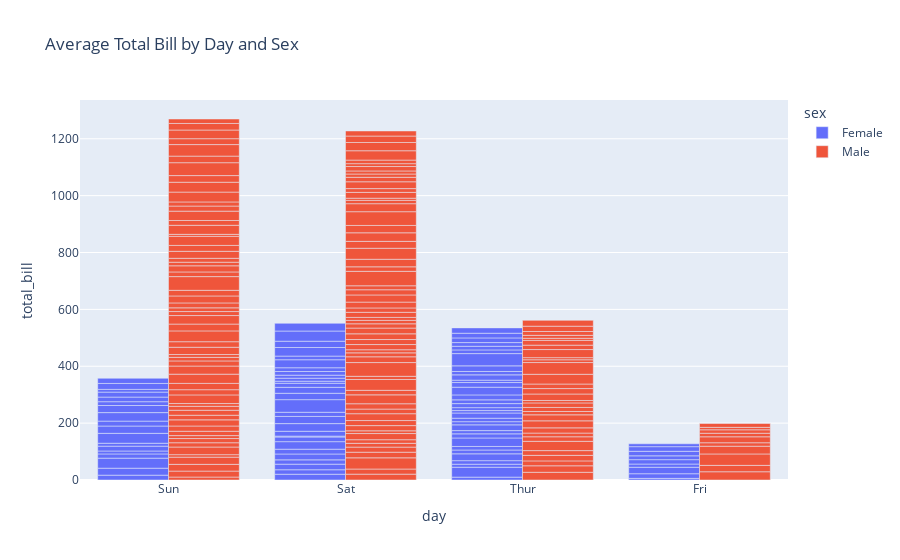

Here is the notebook cell this chart was saved with:
### Markdown cell above
#### Bar Chart

### Code cell
df_tips = px.data.tips()
fig = px.bar(df_tips, x="day", y="total_bill", color="sex", barmode="group",
             title="Average Total Bill by Day and Sex")
fig.show()

### Figure 1 — Plotly figure (JSON) as saved in the notebook; plotly's stock layout.template omitted (floating-point values rounded to 4 significant figures; data arrays with more than 128 entries replaced by an {"elided": "..."} marker saying what was removed)
{"data": [{"alignmentgroup": "True", "hovertemplate": "sex=Female<br>day=%{x}<br>total_bill=%{y}<extra></extra>", "legendgroup": "Female", "marker": {"color": "#636efa", "pattern": {"shape": ""}}, "name": "Female", "offsetgroup": "Female", "orientation": "v", "showlegend": true, "textposition": "auto", "type": "bar", "x": ["Sun", "Sun", "Sun", "Sun", "Sun", "Sun", "Sat", "Sat", "Sat", "Sat", "Sat", "Sat", "Sun", "Sun", "Sat", "Sat", "Sat", "Sat", "Sat", "Sat", "Sat", "Thur", "Thur", "Fri", "Fri", "Fri", "Fri", "Fri", "Sat", "Sat", "Sat", "Sat", "Sat", "Sun", "Sun", "Thur", "Thur", "Thur", "Thur", "Thur", "Thur", "Thur", "Thur", "Thur", "Thur", "Thur", "Thur", "Thur", "Thur", "Thur", "Thur", "Thur", "Thur", "Thur", "Thur", "Thur", "Thur", "Sun", "Sun", "Sun", "Sun", "Sun", "Sat", "Sat", "Sun", "Sun", "Sun", "Thur", "Thur", "Thur", "Thur", "Thur", "Thur", "Thur", "Sat", "Sat", "Sat", "Sat", "Sat", "Fri", "Fri", "Fri", "Fri", "Sat", "Sat", "Sat", "Thur"], "xaxis": "x", "y": [16.99, 24.59, 35.26, 14.83, 10.33, 16.97, 20.29, 15.77, 19.65, 15.06, 20.69, 16.93, 10.29, 34.81, 26.41, 16.45, 3.07, 17.07, 26.86, 25.28, 14.73, 10.07, 34.83, 5.75, 16.32, 22.75, 11.35, 15.38, 44.3, 22.42, 20.92, 14.31, 7.25, 25.71, 17.31, 10.65, 12.43, 24.08, 13.42, 12.48, 29.8, 14.52, 11.38, 20.27, 11.17, 12.26, 18.26, 8.51, 10.33, 14.15, 13.16, 17.47, 27.05, 16.43, 8.35, 18.64, 11.87, 29.85, 25.0, 13.39, 16.21, 17.51, 10.59, 10.63, 9.6, 20.9, 18.15, 19.81, 43.11, 13.0, 12.74, 13.0, 16.4, 16.47, 12.76, 13.27, 28.17, 12.9, 30.14, 13.42, 15.98, 16.27, 10.09, 22.12, 35.83, 27.18, 18.78], "yaxis": "y"}, {"alignmentgroup": "True", "hovertemplate": "sex=Male<br>day=%{x}<br>total_bill=%{y}<extra></extra>", "legendgroup": "Male", "marker": {"color": "#EF553B", "pattern": {"shape": ""}}, "name": "Male", "offsetgroup": "Male", "orientation": "v", "showlegend": true, "textposition": "auto", "type": "bar", "x": {"elided": "157 str values"}, "xaxis": "x", "y": {"elided": "157 float values"}, "yaxis": "y"}], "layout": {"barmode": "group", "legend": {"title": {"text": "sex"}, "tracegroupgap": 0}, "title": {"text": "Average Total Bill by Day and Sex"}, "xaxis": {"anchor": "y", "domain": [0, 1], "title": {"text": "day"}}, "yaxis": {"anchor": "x", "domain": [0, 1], "title": {"text": "total_bill"}}}}
